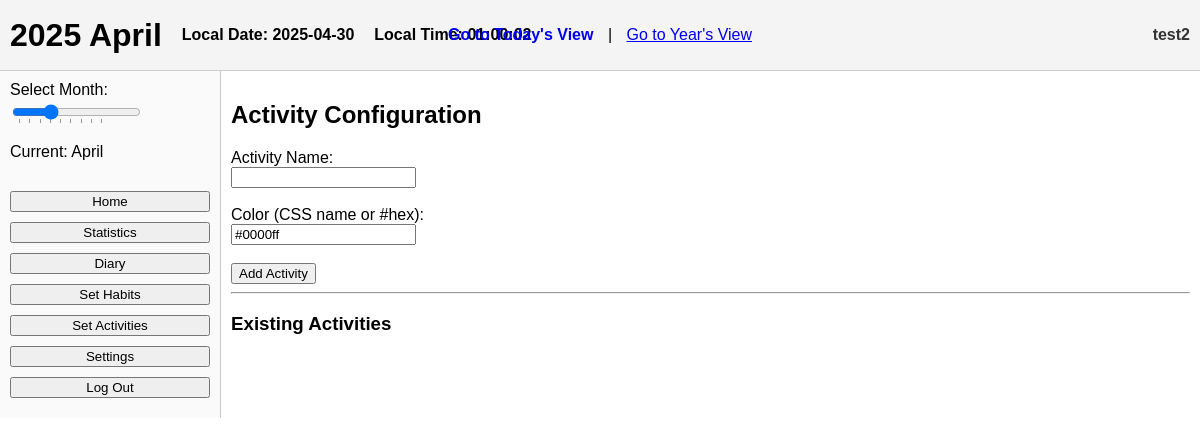
Before: /activities/2025/4/ (signed in) with the older database file.
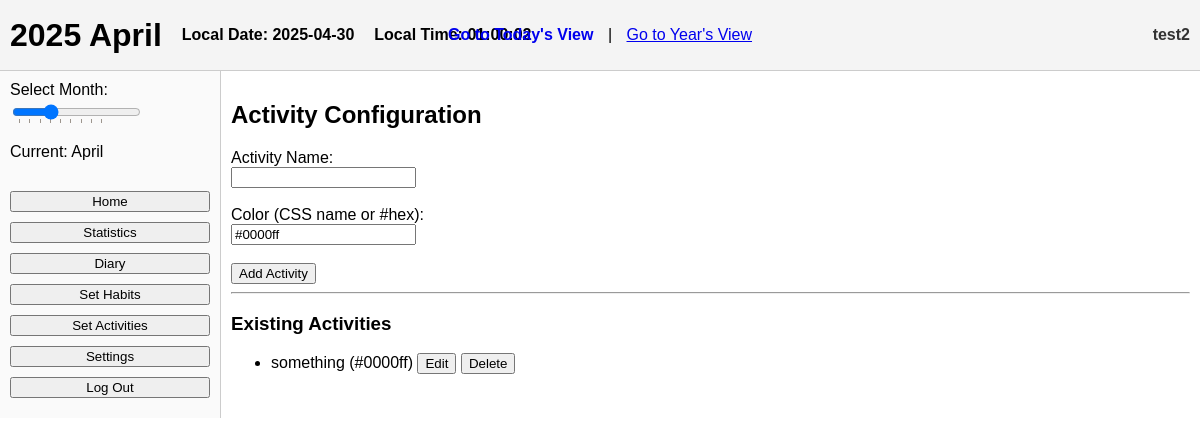
After: the same page with the newer database file.
### mainpage/models.py (models this page shows, shortened)
class ActivityMapping(models.Model):
    user_id = models.IntegerField()
    name = models.CharField(max_length=100)
    color = models.CharField(max_length=50, default="#000000")
    year = models.IntegerField()
    month = models.IntegerField()
    class Meta:
        unique_together = ("user_id", "name", "year", "month")  # Optional: prevent duplicates in same month

### mainpage/views.py (the view, shortened to what this page needs)
# urls.py: path('activities/<int:year>/<int:month>/', activity_config_view, name='activity_config_view'),
@login_required
def activity_config_view(request, year, month):
    edit_activity = None
    if request.method == 'GET':
        edit_id = request.GET.get('edit_id')
        if edit_id:
            edit_activity = ActivityMapping.objects.filter(
                user_id=request.user.id, id=edit_id, year=year, month=month
            ).first()
    activities = ActivityMapping.objects.filter(
        user_id=request.user.id, year=year, month=month
    ).order_by('id')
    return render(request, 'mainpage/activity_config.html', {
        'activities': activities,
        'edit_activity': edit_activity,
        'year': year,
        'month': month,
        "current_view": "activity_config_view",
    })

### mainpage/templates/mainpage/activity_config.html (shortened to what this page needs)
{% extends "mainpage/base_month.html" %}
{% load static %}
{% block content %}
<h2>Activity Configuration</h2>
<form method="POST" action="{% url 'activity_config_view' year month %}">
  {% if edit_activity %}
    <input type="hidden" name="action" value="update" />
    <input type="hidden" name="activity_id" value="{{ edit_activity.id }}" />
    <label for="name">Activity Name:</label><br/>
    <input type="text" name="name" required maxlength="15" value="{{ edit_activity.name }}"><br/><br/>
    <label for="color">Color (CSS name or #hex):</label><br/>
    <input type="text" name="color" required value="{{ edit_activity.color }}"><br/><br/>
    <button type="submit">Update Activity</button>
  {% else %}
    <label for="name">Activity Name:</label><br/>
    <input type="text" name="name" required maxlength="15"><br/><br/>
    <label for="color">Color (CSS name or #hex):</label><br/>
    <input type="text" name="color" value="#0000ff" required><br/><br/>
    <button type="submit">Add Activity</button>
  {% endif %}
</form>
<hr/>
<h3>Existing Activities</h3>
<ul>
  {% for act in activities %}
    <li>
      {{ act.name }} ({{ act.color }})
      <form method="GET" action="{% url 'activity_config_view' year month %}" style="display:inline;">
        <button type="submit">Edit</button>
      </form>
      <form method="POST" action="{% url 'activity_config_view' year month %}" style="display:inline;">
        <button type="submit">Delete</button>
      </form>
    </li><br>
  {% endfor %}
</ul>
{% endblock %}

Changed rows visible on the page:
added ActivityMapping: name "something", color "#0000ff"
